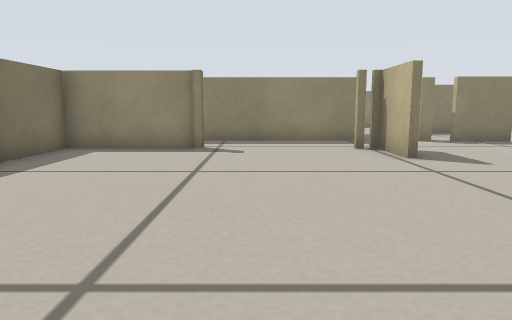
[1] (above)

24 first-person views from a walk through a world built for the Player/Stage simulator. The camera is 0.26 m above the floor, tilts 8° down and sees 70° across. The lines on the ground mark 1 m squares. The floor is counted in squares, 0.25 m on a side. Each view is taken from the middle of a square. On the plan, view 1 faces up. The plan holds only what a view shows up to about 13 squares ahead; the rest is blank. The place goes on beyond the plan. Robots are left out.

[2]
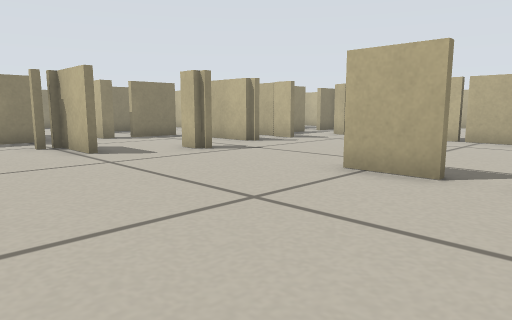

[3]
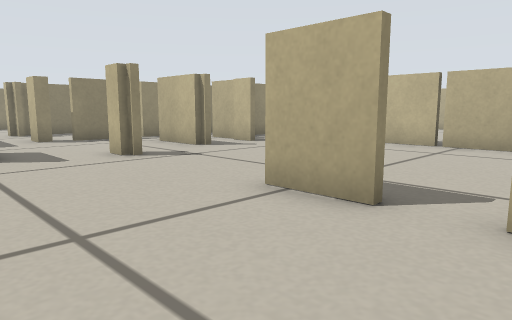

[4]
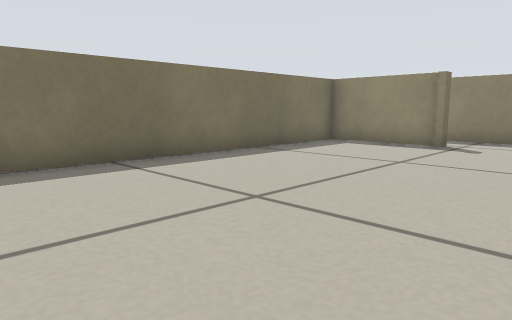

[5]
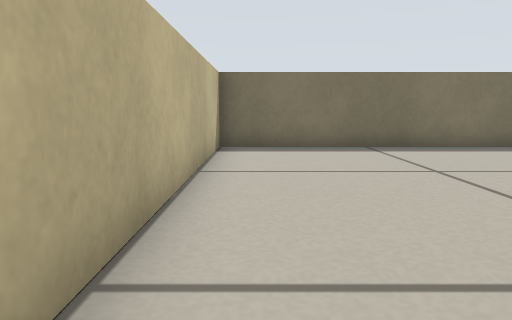

[6]
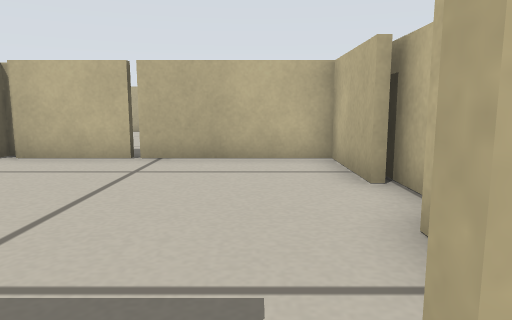

[7]
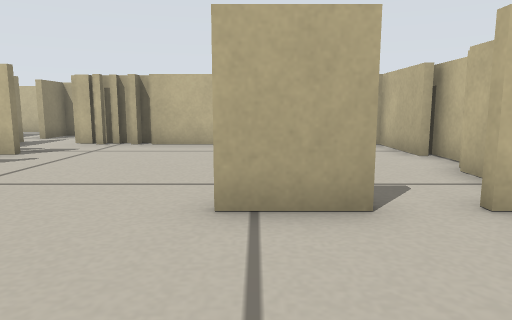

[8]
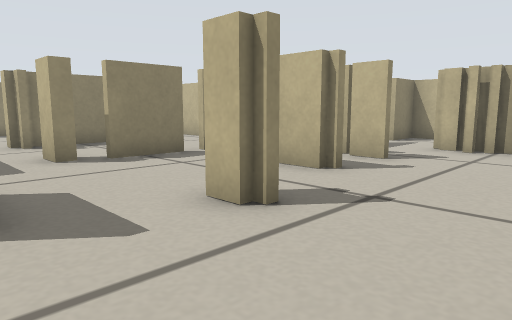

[9]
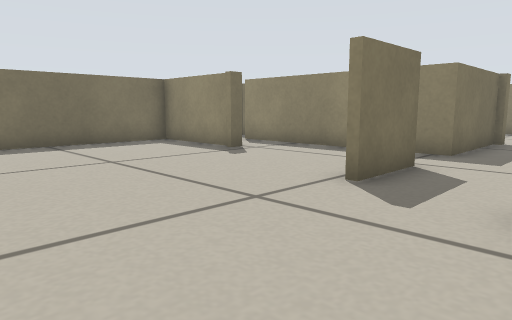

[10]
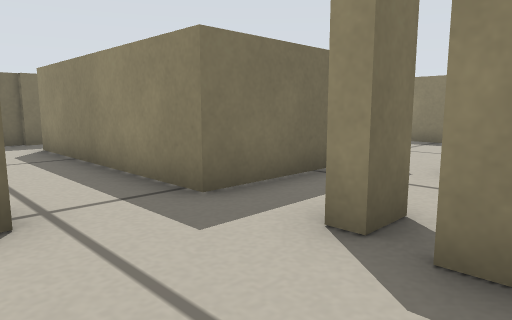

[11]
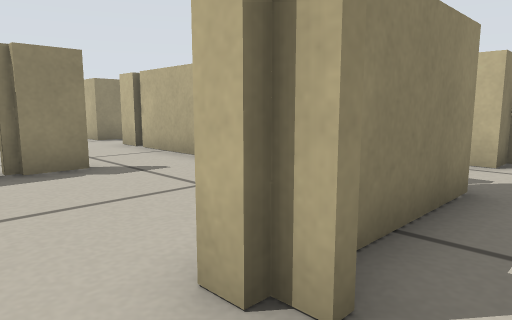

[12]
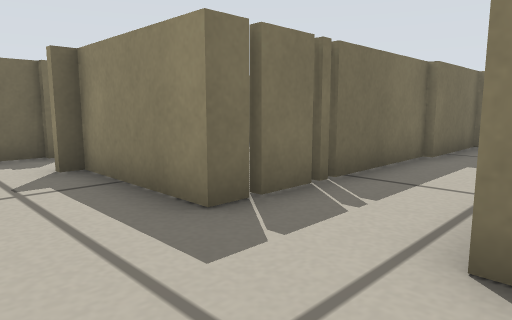

[13]
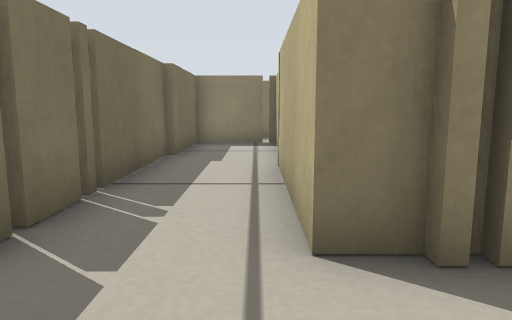

[14]
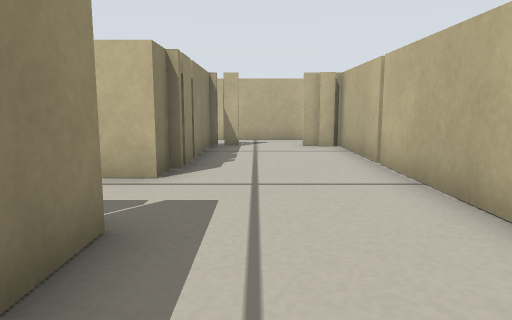

[15]
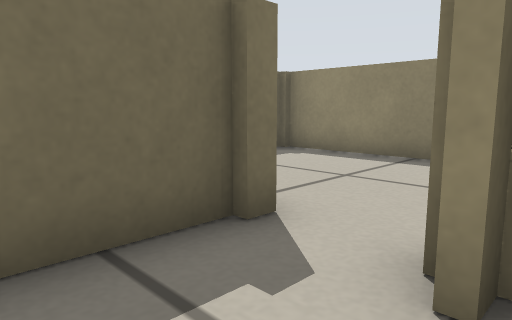

[16]
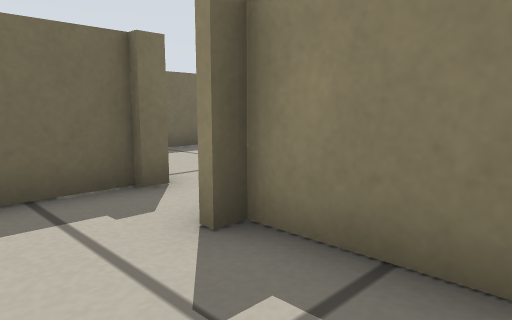

[17]
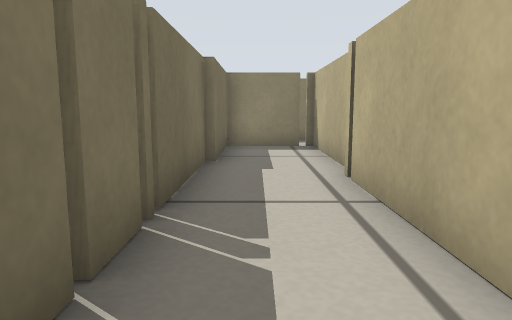

[18]
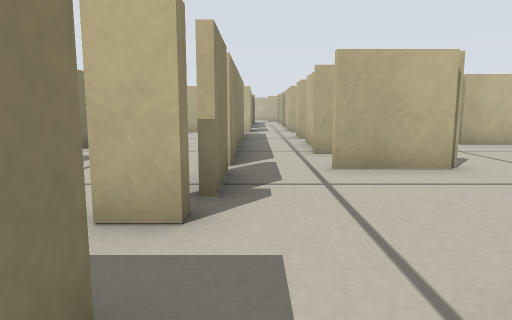

[19]
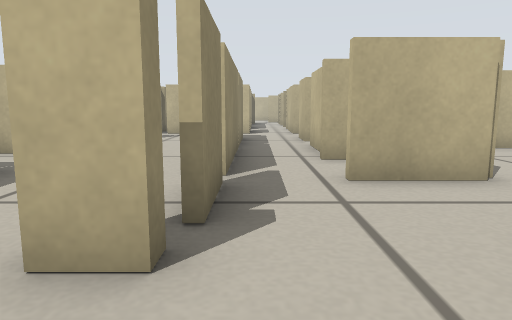

[20]
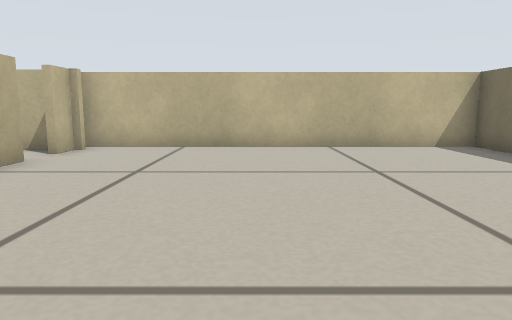

[21]
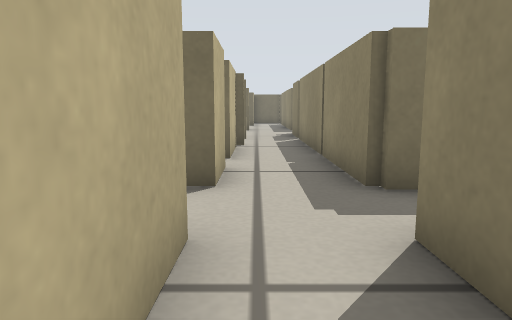

[22]
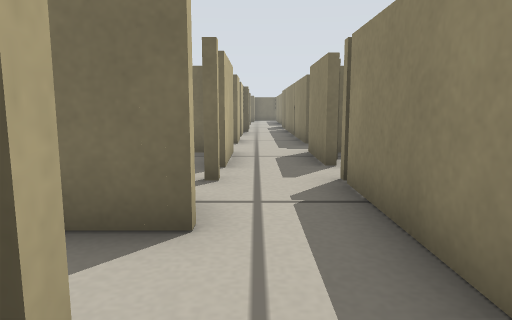

[23]
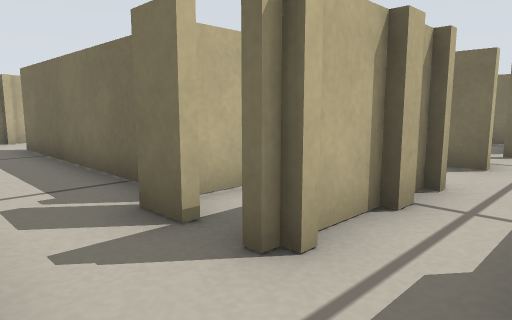

[24]
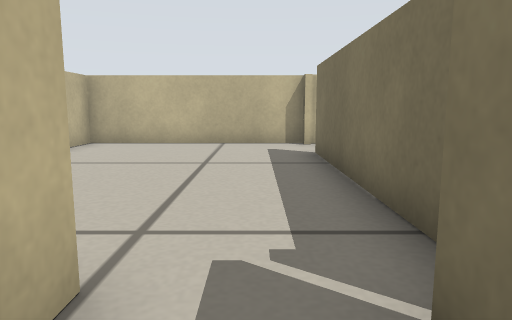

### Floor plan
Key: @ floor where view 1 was taken; # wall or solid block; x gap in a wall; . floor; T thing the floor can be seen under or through.
Columns run from 5 left of view 1 to 34 right of it. Each row starts with its distance up from view 1.
 24              .####
 23             ..#..#
 22             ..#..#
 21     ########..#..#
 20     #.........#..#
 19     #.........#.##
 18     #........ x.#
 17       ......  x.#
 16         #..#  #.###
 15         #xx####..#####.##
 14         #..............#
 13         #..............#
 12 #.#######..x##########.##.
 11 #...........#T########..##.####     .
 10 #####........TTTT...................
  9 #.......#....######.##.###xxx#.####.
  8 #.......#....###.....  #     #   .x.#
  7 #..........#.###..#              ##..
  6 #.................#               #...
  5 #.................#               #...
  4 #.................#               #....
  3 #.................#               #....
  2 #..........#......#               #.....
  1 #..........x......#               #.....
  0 #....@............#               ......
 -1 #..........###....#              .......
 -2 ###################              #######

Positions as (right, up) in squares from view 1, and headings:
1: (0, 0), facing up
2: (0, -1), facing up-right
3: (2, -1), facing up-right
4: (2, -1), facing up-left
5: (5, -1), facing left
6: (5, 0), facing right
7: (2, 2), facing right
8: (3, 4), facing up-right
9: (6, 3), facing up-left
10: (7, 9), facing up-left
11: (4, 14), facing up-right
12: (12, 13), facing up-left
13: (11, 13), facing up
14: (6, 14), facing right
15: (6, 13), facing up-left
16: (8, 13), facing up-left
17: (10, 14), facing up
18: (2, 11), facing right
19: (3, 11), facing right
20: (1, 8), facing down
21: (21, 10), facing left
22: (27, 10), facing left
23: (31, 11), facing down-left
24: (30, 9), facing down
